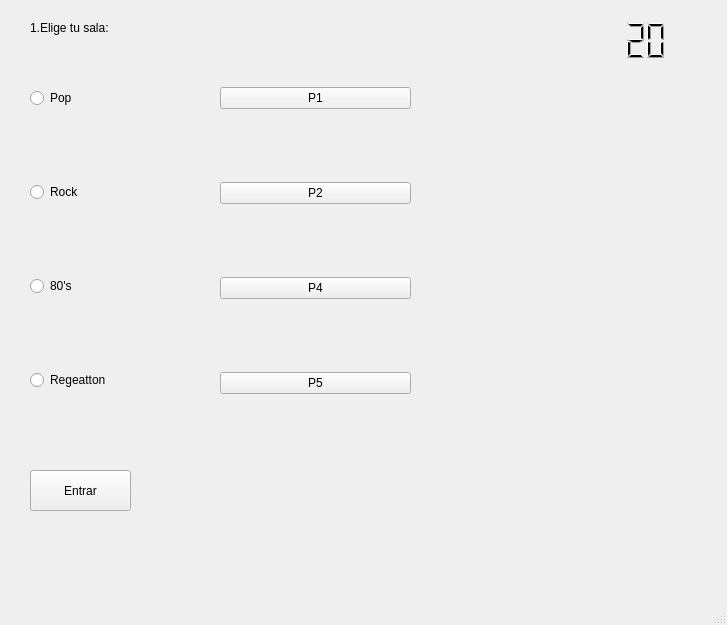
<?xml version="1.0" encoding="UTF-8"?>
<ui version="4.0">
 <class>MainWindow</class>
 <widget class="QMainWindow" name="MainWindow">
  <property name="geometry">
   <rect>
    <x>0</x>
    <y>0</y>
    <width>727</width>
    <height>625</height>
   </rect>
  </property>
  <property name="windowTitle">
   <string>MainWindow</string>
  </property>
  <widget class="QWidget" name="centralwidget">
   <widget class="QLabel" name="label">
    <property name="geometry">
     <rect>
      <x>30</x>
      <y>20</y>
      <width>81</width>
      <height>16</height>
     </rect>
    </property>
    <property name="text">
     <string>1.Elige tu sala:</string>
    </property>
   </widget>
   <widget class="QWidget" name="verticalLayoutWidget">
    <property name="geometry">
     <rect>
      <x>30</x>
      <y>20</y>
      <width>175</width>
      <height>441</height>
     </rect>
    </property>
    <layout class="QVBoxLayout" name="verticalLayout" stretch="0,0,0,0">
     <item>
      <widget class="QRadioButton" name="radioButton_3">
       <property name="text">
        <string>Pop</string>
       </property>
      </widget>
     </item>
     <item>
      <widget class="QRadioButton" name="radioButton_4">
       <property name="text">
        <string>Rock</string>
       </property>
      </widget>
     </item>
     <item>
      <widget class="QRadioButton" name="radioButton_5">
       <property name="text">
        <string>80's</string>
       </property>
      </widget>
     </item>
     <item>
      <widget class="QRadioButton" name="radioButton_6">
       <property name="text">
        <string>Regeatton</string>
       </property>
      </widget>
     </item>
    </layout>
   </widget>
   <widget class="QLCDNumber" name="Timer">
    <property name="geometry">
     <rect>
      <x>610</x>
      <y>20</y>
      <width>71</width>
      <height>41</height>
     </rect>
    </property>
    <property name="frameShape">
     <enum>QFrame::NoFrame</enum>
    </property>
    <property name="smallDecimalPoint">
     <bool>false</bool>
    </property>
    <property name="digitCount">
     <number>2</number>
    </property>
    <property name="intValue" stdset="0">
     <number>20</number>
    </property>
   </widget>
   <widget class="QPushButton" name="pushButton">
    <property name="geometry">
     <rect>
      <x>30</x>
      <y>470</y>
      <width>101</width>
      <height>41</height>
     </rect>
    </property>
    <property name="text">
     <string>Entrar</string>
    </property>
   </widget>
   <widget class="QWidget" name="verticalLayoutWidget_2">
    <property name="geometry">
     <rect>
      <x>220</x>
      <y>20</y>
      <width>191</width>
      <height>441</height>
     </rect>
    </property>
    <layout class="QVBoxLayout" name="verticalLayout_2">
     <item>
      <widget class="QPushButton" name="pushButton_2">
       <property name="text">
        <string>P1</string>
       </property>
      </widget>
     </item>
     <item>
      <widget class="QPushButton" name="pushButton_4">
       <property name="text">
        <string>P2</string>
       </property>
      </widget>
     </item>
     <item>
      <widget class="QPushButton" name="pushButton_3">
       <property name="text">
        <string>P4</string>
       </property>
      </widget>
     </item>
     <item>
      <widget class="QPushButton" name="pushButton_5">
       <property name="text">
        <string>P5</string>
       </property>
      </widget>
     </item>
    </layout>
   </widget>
  </widget>
  <widget class="QMenuBar" name="menubar">
   <property name="geometry">
    <rect>
     <x>0</x>
     <y>0</y>
     <width>727</width>
     <height>47</height>
    </rect>
   </property>
  </widget>
  <widget class="QStatusBar" name="statusbar"/>
 </widget>
 <resources/>
 <connections>
  <connection>
   <sender>pushButton</sender>
   <signal>clicked()</signal>
   <receiver>Timer</receiver>
   <slot>update()</slot>
   <hints>
    <hint type="sourcelabel">
     <x>80</x>
     <y>516</y>
    </hint>
    <hint type="destinationlabel">
     <x>675</x>
     <y>66</y>
    </hint>
   </hints>
  </connection>
 </connections>
</ui>
